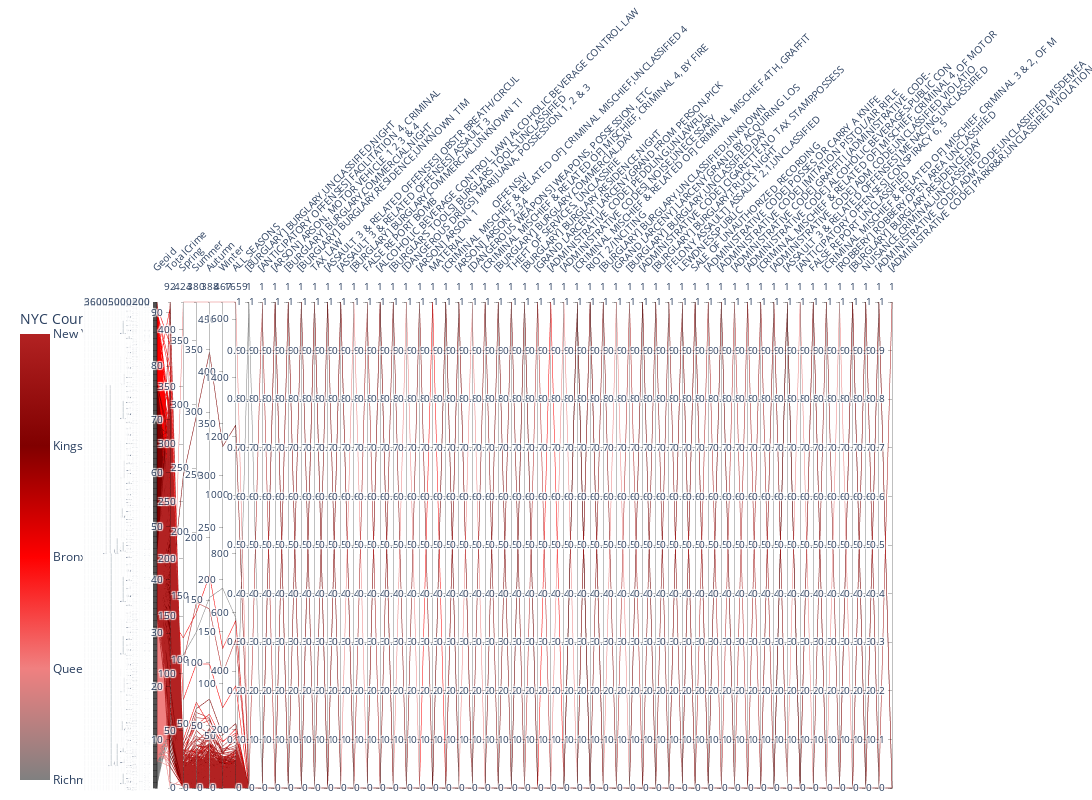

The notebook cell saved with this chart:
### Code cell
# 3) Plot:
colorCol = "BoroughColors"
countyColorOrder = ["Richmond County", "Queens County", "Bronx County","Kings County","New York County"]

figParallel = go.Figure(
    data = go.Parcoords(
        # LINE COLOR DEF: 
        line = dict( 
           color = df[colorCol], #each lines' color val
           colorscale = ["gray", "lightcoral", "red", "maroon", "firebrick"], #[counties0->4]
           colorbar = dict(
               tickvals = [0,1,2,3,4],                                       #[counties0->4]
               ticktext = countyColorOrder,                                   #[counties0->4]
               title = {'text': "NYC Counties"},
               x = -0.12,      #******delete this to turn the colorscale bar to normal position
           ),
           showscale = True, #show the scale 
           cmin = df[colorCol].min(),
           cmax = df[colorCol].max(),
        ),
        dimensions = dimList,
        labelangle = -45,
    )
)

figParallel.update_layout(
    autosize=False,
    width=2400,
    height=800,
    margin=dict(
        l=100,
        r=200,
        b=10,
        t=300,
        pad=4
    ),
    
)

# figParallel.update_yaxes(automargin=True)
figParallel.show()

### Figure 1 — Plotly figure (JSON) as saved in the notebook; plotly's stock layout.template omitted (floating-point values rounded to 4 significant figures; data arrays with more than 128 entries replaced by an {"elided": "..."} marker saying what was removed)
{"data": [{"dimensions": [{"label": "Geoid", "range": [0, 2025], "ticktext": {"elided": "2025 str values"}, "tickvals": {"elided": "2025 int values"}, "values": {"elided": "2025 int values"}}, {"label": "TotalCrime", "range": [1, 92], "values": {"elided": "2025 int values"}}, {"label": "Spring", "range": [0, 424], "values": {"elided": "2025 int values"}}, {"label": "Summer", "range": [0, 380], "values": {"elided": "2025 int values"}}, {"label": "Autumn", "range": [0, 388], "values": {"elided": "2025 int values"}}, {"label": "Winter", "range": [0, 467], "values": {"elided": "2025 int values"}}, {"label": "ALL_SEASONS", "range": [1, 1659], "values": {"elided": "2025 int values"}}, {"label": "[BURGLARY] BURGLARY,UNCLASSIFIED,NIGHT", "range": [0, 1], "values": {"elided": "2025 int values"}}, {"label": "[ANTICIPATORY OFFENSES] FACILITATION 4, CRIMINAL", "range": [0, 1], "values": {"elided": "2025 int values"}}, {"label": "[ARSON] ARSON, MOTOR VEHICLE 1 2 3 & 4", "range": [0, 1], "values": {"elided": "2025 int values"}}, {"label": "[BURGLARY] BURGLARY,COMMERCIAL,NIGHT", "range": [0, 1], "values": {"elided": "2025 int values"}}, {"label": "[BURGLARY] BURGLARY,RESIDENCE,UNKNOWN TIM", "range": [0, 1], "values": {"elided": "2025 int values"}}, {"label": "TAX LAW", "range": [0, 1], "values": {"elided": "2025 int values"}}, {"label": "[ASSAULT 3 & RELATED OFFENSES] OBSTR BREATH/CIRCUL", "range": [0, 1], "values": {"elided": "2025 int values"}}, {"label": "[ASSAULT 3 & RELATED OFFENSES] ASSAULT 3", "range": [0, 1], "values": {"elided": "2025 int values"}}, {"label": "[BURGLARY] BURGLARY,COMMERCIAL,UNKNOWN TI", "range": [0, 1], "values": {"elided": "2025 int values"}}, {"label": "FALSE REPORT BOMB", "range": [0, 1], "values": {"elided": "2025 int values"}}, {"label": "[ALCOHOLIC BEVERAGE CONTROL LAW] ALCOHOLIC BEVERAGE CONTROL LAW", "range": [0, 1], "values": {"elided": "2025 int values"}}, {"label": "[BURGLAR'S TOOLS] BURGLARS TOOLS,UNCLASSIFIED", "range": [0, 1], "values": {"elided": "2025 int values"}}, {"label": "[DANGEROUS DRUGS] MARIJUANA, POSSESSION 1, 2 & 3", "range": [0, 1], "values": {"elided": "2025 int values"}}, {"label": "[ARSON] ARSON 1", "range": [0, 1], "values": {"elided": "2025 int values"}}, {"label": "MATERIAL              OFFENSIV", "range": [0, 1], "values": {"elided": "2025 int values"}}, {"label": "[CRIMINAL MISCHIEF & RELATED OF] CRIMINAL MISCHIEF,UNCLASSIFIED 4", "range": [0, 1], "values": {"elided": "2025 int values"}}, {"label": "[ARSON] ARSON 2,3,4", "range": [0, 1], "values": {"elided": "2025 int values"}}, {"label": "[DANGEROUS WEAPONS] WEAPONS, POSSESSION, ETC", "range": [0, 1], "values": {"elided": "2025 int values"}}, {"label": "[CRIMINAL MISCHIEF & RELATED OF] MISCHIEF, CRIMINAL 4, BY FIRE", "range": [0, 1], "values": {"elided": "2025 int values"}}, {"label": "[BURGLARY] BURGLARY,COMMERCIAL,DAY", "range": [0, 1], "values": {"elided": "2025 int values"}}, {"label": "THEFT OF SERVICES, UNCLASSIFIE", "range": [0, 1], "values": {"elided": "2025 int values"}}, {"label": "[BURGLARY] BURGLARY,RESIDENCE,NIGHT", "range": [0, 1], "values": {"elided": "2025 int values"}}, {"label": "[GRAND LARCENY] LARCENY,GRAND FROM PERSON,PICK", "range": [0, 1], "values": {"elided": "2025 int values"}}, {"label": "[ADMINISTRATIVE CODE] PEDDLING,UNLAWFUL", "range": [0, 1], "values": {"elided": "2025 int values"}}, {"label": "[ADMINISTRATIVE CODES] NOISE,UNECESSARY", "range": [0, 1], "values": {"elided": "2025 int values"}}, {"label": "[CRIMINAL MISCHIEF & RELATED OF] CRIMINAL MISCHIEF 4TH, GRAFFIT", "range": [0, 1], "values": {"elided": "2025 int values"}}, {"label": "RIOT 2/INCITING", "range": [0, 1], "values": {"elided": "2025 int values"}}, {"label": "[BURGLARY] BURGLARY,UNCLASSIFIED,UNKNOWN", "range": [0, 1], "values": {"elided": "2025 int values"}}, {"label": "[GRAND LARCENY] LARCENY,GRAND BY ACQUIRING LOS", "range": [0, 1], "values": {"elided": "2025 int values"}}, {"label": "[BURGLARY] BURGLARY,UNCLASSIFIED,DAY", "range": [0, 1], "values": {"elided": "2025 int values"}}, {"label": "[ADMINISTRATIVE CODE] CIGARETTE,NO TAX STAMP,POSSESS", "range": [0, 1], "values": {"elided": "2025 int values"}}, {"label": "[BURGLARY] BURGLARY,TRUCK NIGHT", "range": [0, 1], "values": {"elided": "2025 int values"}}, {"label": "[FELONY ASSAULT] ASSAULT 2,1,UNCLASSIFIED", "range": [0, 1], "values": {"elided": "2025 int values"}}, {"label": "LEWDNESS,PUBLIC", "range": [0, 1], "values": {"elided": "2025 int values"}}, {"label": "SALE OF UNAUTHORIZED RECORDING", "range": [0, 1], "values": {"elided": "2025 int values"}}, {"label": "[ADMINISTRATIVE CODE] POSSES OR CARRY A KNIFE", "range": [0, 1], "values": {"elided": "2025 int values"}}, {"label": "[ADMINISTRATIVE CODE] IMITATION PISTOL/AIR RIFLE", "range": [0, 1], "values": {"elided": "2025 int values"}}, {"label": "[ADMINISTRATIVE CODE] GRAFFITI (ADMINISTRATIVE CODE-", "range": [0, 1], "values": {"elided": "2025 int values"}}, {"label": "[ADMINISTRATIVE CODE] ALCOHOLIC BEVERAGES,PUBLIC CON", "range": [0, 1], "values": {"elided": "2025 int values"}}, {"label": "[CRIMINAL MISCHIEF & RELATED OF] MISCHIEF, CRIMINAL 4, OF MOTOR", "range": [0, 1], "values": {"elided": "2025 int values"}}, {"label": "[ADMINISTRATIVE CODE] ADM.CODE,UNCLASSIFIED VIOLATIO", "range": [0, 1], "values": {"elided": "2025 int values"}}, {"label": "[ASSAULT 3 & RELATED OFFENSES] MENACING,UNCLASSIFIED", "range": [0, 1], "values": {"elided": "2025 int values"}}, {"label": "[ANTICIPATORY OFFENSES] CONSPIRACY 6, 5", "range": [0, 1], "values": {"elided": "2025 int values"}}, {"label": "FALSE REPORT UNCLASSIFIED", "range": [0, 1], "values": {"elided": "2025 int values"}}, {"label": "[CRIMINAL MISCHIEF & RELATED OF] MISCHIEF, CRIMINAL 3 & 2, OF M", "range": [0, 1], "values": {"elided": "2025 int values"}}, {"label": "[ROBBERY] ROBBERY,OPEN AREA UNCLASSIFIED", "range": [0, 1], "values": {"elided": "2025 int values"}}, {"label": "[BURGLARY] BURGLARY,RESIDENCE,DAY", "range": [0, 1], "values": {"elided": "2025 int values"}}, {"label": "NUISANCE,CRIMINAL,UNCLASSIFIED", "range": [0, 1], "values": {"elided": "2025 int values"}}, {"label": "[ADMINISTRATIVE CODE] ADM.CODE,UNCLASSIFIED MISDEMEA", "range": [0, 1], "values": {"elided": "2025 int values"}}, {"label": "[ADMINISTRATIVE CODE] PARKR&R,UNCLASSIFIED VIOLATION", "range": [0, 1], "values": {"elided": "2025 int values"}}], "labelangle": -45, "line": {"cmax": 4, "cmin": 0, "color": {"elided": "2025 int values"}, "colorbar": {"ticktext": ["Richmond County", "Queens County", "Bronx County", "Kings County", "New York County"], "tickvals": [0, 1, 2, 3, 4], "title": {"text": "NYC Counties"}, "x": -0.2}, "colorscale": [[0, "gray"], [0.25, "lightcoral"], [0.5, "red"], [0.75, "maroon"], [1, "firebrick"]], "showscale": true}, "type": "parcoords"}], "layout": {"autosize": false, "height": 800, "margin": {"b": 10, "l": 100, "pad": 4, "r": 200, "t": 300}, "width": 2400}}
